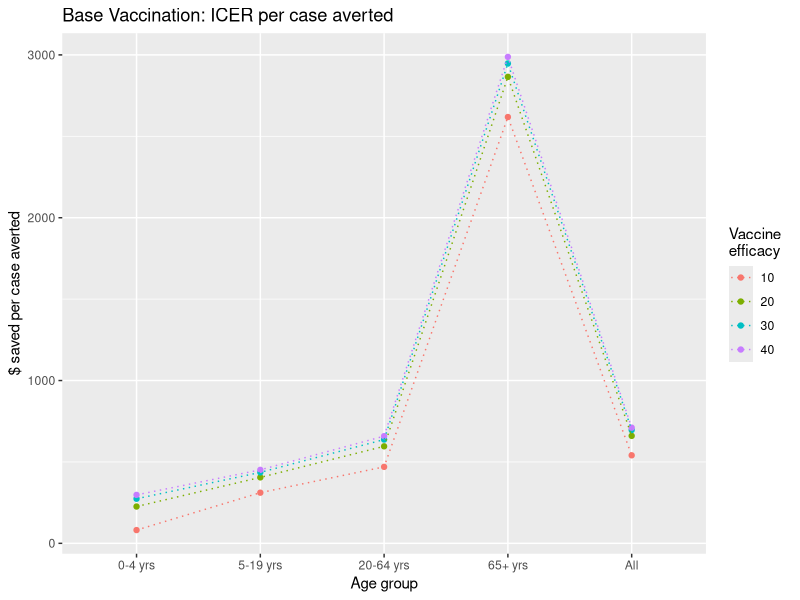
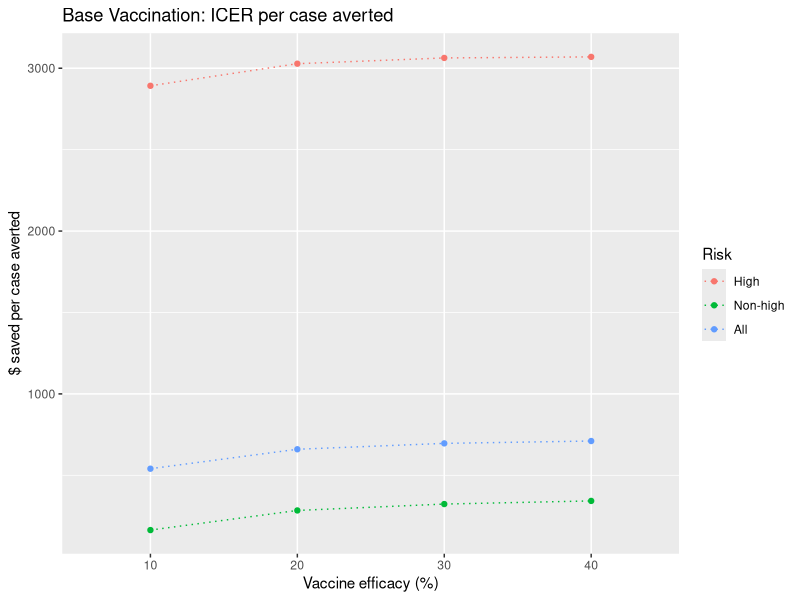
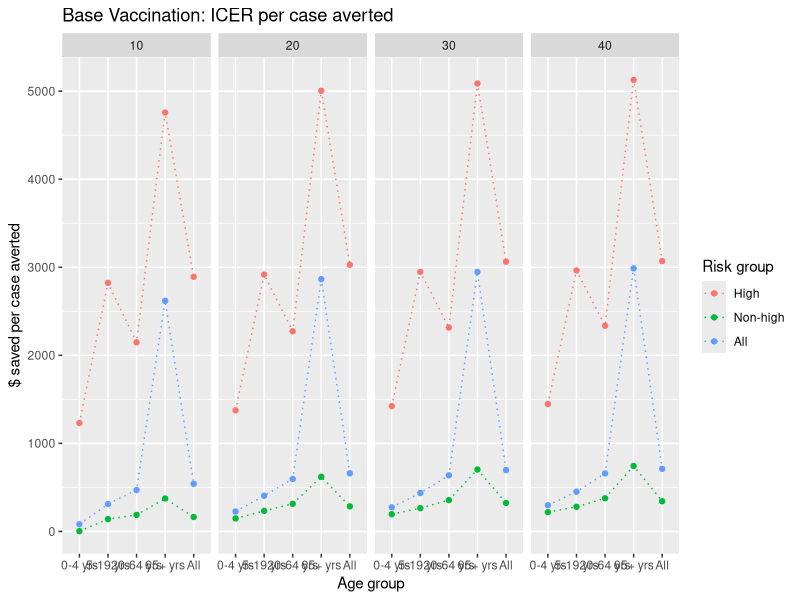
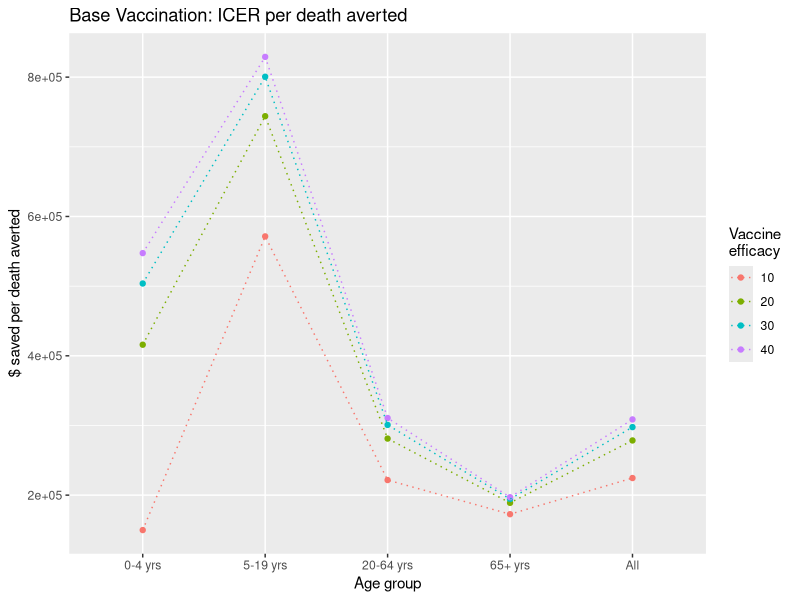
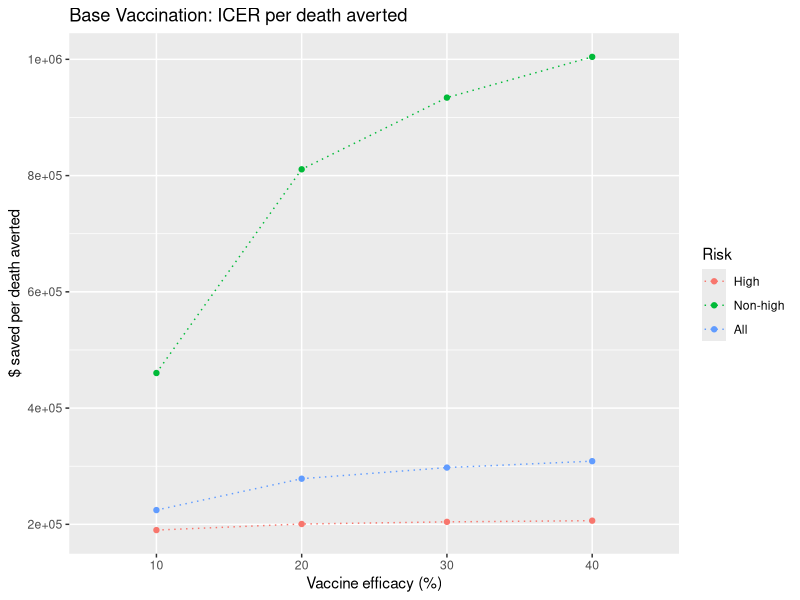
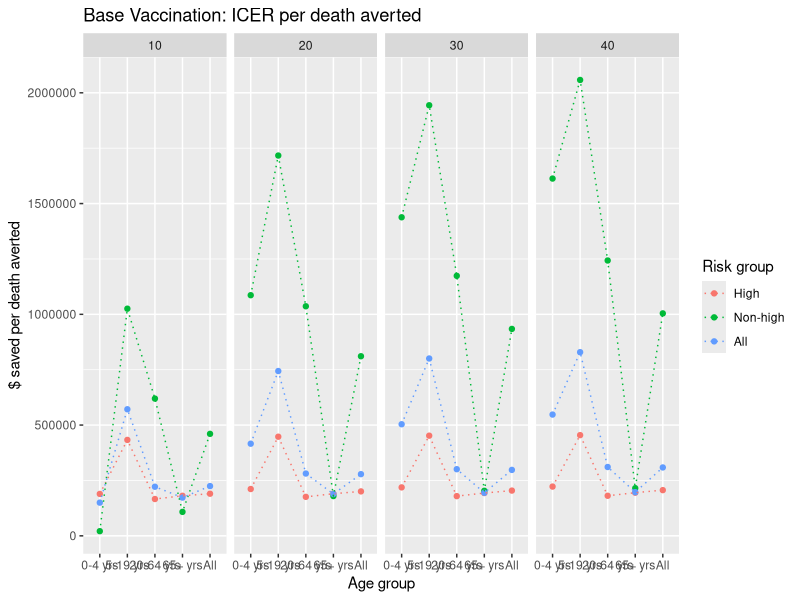
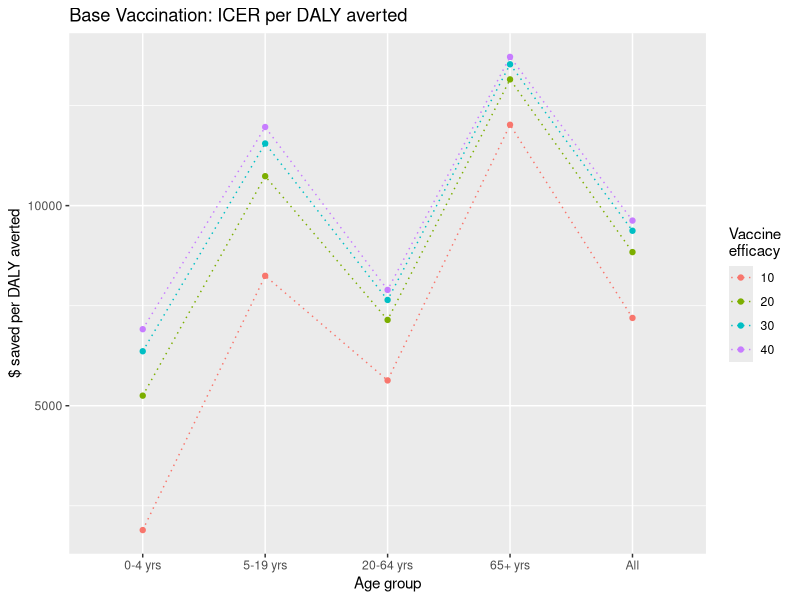
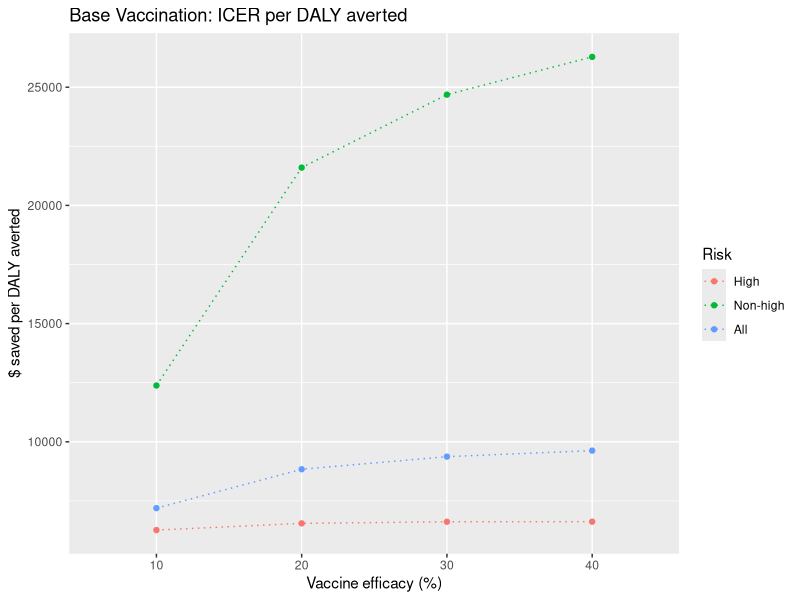

The R script that drew these images, in order:
## ---- chunk 1
knitr::opts_chunk$set(
	echo = TRUE,
	warning = TRUE,
	cache = TRUE,
	tidy = TRUE
)
## ---- chunk 2
rm(list = ls(all.names = TRUE))
library(ggplot2); library(tidyr); library(dplyr)
library(knitr); library(rmarkdown); library(formatR)
## ---- chunk 3
data <- read.csv("df/icer-all.csv", as.is = TRUE)
df <- data[(data$scenario!="base"),]

df$cost.diff.per100k <- as.numeric(df$cost.diff.per100k)
df$cases.averted <- as.numeric(df$cases.averted)
df$cases.averted.per100k <- as.numeric(df$cases.averted.per100k)
df$icer.case.averted <- as.numeric(df$icer.case.averted)
df$deaths.averted <- as.numeric(df$deaths.averted)
df$deaths.averted.per100k <- as.numeric(df$ deaths.averted.per100k)
df$icer.death.averted <- as.numeric(df$icer.death.averted)
df$dalys <- as.numeric(df$dalys)
df$dalys.per100k <- as.numeric(df$dalys.per100k)
df$dalys.averted <- as.numeric(df$dalys.averted)
df$dalys.averted.per100k <- as.numeric(df$dalys.averted.per100k)
df$icer.daly.averted <- as.numeric(df$icer.daly.averted)
## ---- chunk 4
# subset relevant efficacies
df2 <- df[!(df$scenario == 'vaxbase' & df$v.eff %in% c(50, 60)),]
#table(df2$v.eff, useNA = 'always')

df3 <- df2[!(df2$scenario == 'vax70' & df2$v.eff %in% c(30,40)), ]
#table(df3$scenario, df3$v.eff, useNA = 'always')

# factors
df3$age <- factor(df3$age, levels = c("0-4 yrs", "5-19 yrs", "20-64 yrs", "65+ yrs", "All"))
df3$risk <- factor(df3$risk, levels = c("High", "Non-high", "All"))
df3$scenario <- factor(df3$scenario, levels = c("vaxbase", "vax70"))
df3$v.eff <- factor(df3$v.eff)
## ---- chunk 5
# subset scenario
df_base <- df3[(df3$scenario == 'vaxbase'),]
df_vax70 <- df3[(df3$scenario == 'vax70'),]

# age groups
age_df_base <- df_base[(df_base$risk == "All"),]
age_df_vax70 <- df_vax70[(df_vax70$risk == "All"),]

# risk groups
risk_df_base <- df_base[!(df_base$age == 'All'),]
risk_df_vax70 <- df_vax70[!(df_vax70$age == 'All'),]
## ---- chunk 6
ggplot(age_df_base, aes(x = age, y = icer.case.averted, color = v.eff, group = v.eff)) +
  geom_point() + geom_line(linetype = "dotted") + labs(x = "Age group", color = "Vaccine \nefficacy") +
  ylab("$ saved per case averted") + ggtitle("Base Vaccination: ICER per case averted")

ggplot(df_base[(df_base$age=="All"),], aes(x = v.eff, y = icer.case.averted, group = risk, color = risk)) +
  geom_point() + geom_line(linetype = "dotted") + labs(x = "Vaccine efficacy (%)", color = "Risk") +
  ylab("$ saved per case averted") + ggtitle("Base Vaccination: ICER per case averted")

ggplot(df_base, aes(x = age, y = icer.case.averted, group = risk, color = risk)) +
  geom_point() + geom_line(linetype = "dotted") + labs(x = "Age group", color = "Risk group") + 
  ylab("$ saved per case averted") + ggtitle("Base Vaccination: ICER per case averted") + facet_grid(~ v.eff)
## ---- chunk 7
ggplot(age_df_base, aes(x = age, y = icer.death.averted, color = v.eff, group = v.eff)) +
  geom_point() + geom_line(linetype = "dotted") + labs(x = "Age group", color = "Vaccine \nefficacy") + 
  ylab("$ saved per death averted") + ggtitle("Base Vaccination: ICER per death averted")

ggplot(df_base[(df_base$age=="All"),], aes(x = v.eff, y = icer.death.averted, group = risk, color = risk)) +
  geom_point() + geom_line(linetype = "dotted") + labs(x = "Vaccine efficacy (%)", color = "Risk") +
  ylab("$ saved per death averted") + ggtitle("Base Vaccination: ICER per death averted")

ggplot(df_base, aes(x = age, y = icer.death.averted, group = risk, color = risk)) +
  geom_point() + geom_line(linetype = "dotted") + labs(x = "Age group", color = "Risk group") + 
  ylab("$ saved per death averted") + ggtitle("Base Vaccination: ICER per death averted") + facet_grid(~ v.eff)
## ---- chunk 8
ggplot(age_df_base, aes(x = age, y = icer.daly.averted, color = v.eff, group = v.eff)) +
  geom_point() + geom_line(linetype = "dotted") + labs(x = "Age group", color = "Vaccine \nefficacy") + 
  ylab("$ saved per DALY averted") + ggtitle("Base Vaccination: ICER per DALY averted")

ggplot(df_base[(df_base$age=="All"),], aes(x = v.eff, y = icer.daly.averted, group = risk, color = risk)) +
  geom_point() + geom_line(linetype = "dotted") + labs(x = "Vaccine efficacy (%)", color = "Risk") +
  ylab("$ saved per DALY averted") + ggtitle("Base Vaccination: ICER per DALY averted")

ggplot(df_base, aes(x = age, y = icer.daly.averted, group = risk, color = risk)) +
  geom_point() + geom_line(linetype = "dotted") + labs(x = "Age group", color = "Risk group") + 
  ylab("$ saved per DALY averted") + ggtitle("Base Vaccination: ICER per DALY averted") + facet_grid(~ v.eff)
## ---- chunk 9
# age
g1 <- ggplot(age_df_base, aes(x = age, group = v.eff, color = v.eff)) +
  geom_point() + geom_line(linetype = "dotted") + labs(x = "Age group", color = "Vaccine \nefficacy")
# risk
g2 <- ggplot(df_base[(df_base$age=="All"),], aes(x = v.eff, group = risk, color = risk)) +
  geom_point() + geom_line(linetype = "dotted") + labs(x = "Vaccine efficacy", color = "Risk group")

g3 <- ggplot(risk_df_base, aes(x = age, group = risk, color = risk)) +
  geom_point() + geom_line(linetype = "dotted") + labs(x = "Age group", color = "Risk group") +
  facet_grid(~ v.eff)
## ---- chunk 10
# age groups
g1 + aes(y = cases) + labs(y = "Cases", title = "Base Vaccination: Cases")
g1 + aes(y = cases.per100k) + labs(y = "Cases per 100k", title = "Base Vaccination: Cases per 100k")
g1 + aes(y = cases.averted) + labs(y = "Cases averted", title = "Base Vaccination: Cases averted")
g1 + aes(y = cases.averted.per100k) + labs(y = "Cases averted per 100k", title = "Base Vaccination: Cases averted per 100k")

# risk groups
g2 + aes(y = cases) + labs(y = "Cases", title = "Base Vaccination: Cases")
g2 + aes(y = cases.per100k) + labs(y = "Cases per 100k", title = "Base Vaccination: Cases per 100k")
g2 + aes(y = cases.averted) + labs(y = "Cases averted", title = "Base Vaccination: Cases averted")
g2 + aes(y = cases.averted.per100k) + labs(y = "Cases averted per 100k", title = "Base Vaccination: Cases averted per 100k")

g3 + aes(y = cases) + labs(y = "Cases", title = "Base Vaccination: Cases")
g3 + aes(y = cases.per100k) + labs(y = "Cases per 100k", title = "Base Vaccination: Cases per 100k")
g3 + aes(y = cases.averted) + labs(y = "Cases averted", title = "Base Vaccination: Cases averted")
g3 + aes(y = cases.averted.per100k) + labs(y = "Cases averted per 100k", title = "Base Vaccination: Cases averted per 100k")
## ---- chunk 11
# age groups
g1 + aes(y = deaths) + labs(y = "Deaths", title = "Base Vaccination: Deaths")
g1 + aes(y = deaths.per100k) + labs(y = "Deaths per 100k", title = "Base Vaccination: Deaths per 100k")
g1 + aes(y = deaths.averted) + labs(y = "Deaths averted", title = "Base Vaccination: Deaths averted")
g1 + aes(y = deaths.averted.per100k) + labs(y = "Deaths averted per 100k", title = "Base Vaccination: Deaths averted per 100k")

# risk groups
g2 + aes(y = deaths) + labs(y = "Deaths", title = "Base Vaccination: Deaths")
g2 + aes(y = deaths.per100k) + labs(y = "Deaths per 100k", title = "Base Vaccination: Deaths per 100k")
g2 + aes(y = deaths.averted) + labs(y = "Deaths averted", title = "Base Vaccination: Deaths averted")
g2 + aes(y = deaths.averted.per100k) + labs(y = "Deaths averted per 100k", title = "Base Vaccination: Deaths averted per 100k")

g3 + aes(y = deaths) + labs(y = "Deaths", title = "Base Vaccination: Deaths")
g3 + aes(y = deaths.per100k) + labs(y = "Deaths per 100k", title = "Base Vaccination: Deaths per 100k")
g3 + aes(y = deaths.averted) + labs(y = "Deaths averted", title = "Base Vaccination: Deaths averted")
g3 + aes(y = deaths.averted.per100k) + labs(y = "Deaths averted per 100k", title = "Base Vaccination: Deaths averted per 100k")
## ---- chunk 12
# age groups
g1 + aes(y = dalys) + labs(y = "DALYs", title = "Base Vaccination: DALYs")
g1 + aes(y = dalys.per100k) + labs(y = "DALYs per 100k", title = "Base Vaccination: DALYs per 100k")
g1 + aes(y = dalys.averted) + labs(y = "DALYs averted", title = "Base Vaccination: DALYs averted")
g1 + aes(y = dalys.averted.per100k) + labs(y = "DALYs averted per 100k", title = "Base Vaccination: DALYs averted per 100k")
# risk groups
g2 + aes(y = dalys) + labs(y = "DALYs", title = "Base Vaccination: DALYs")
g2 + aes(y = dalys.per100k) + labs(y = "DALYs per 100k", title = "Base Vaccination: DALYs per 100k")
g2 + aes(y = dalys.averted) + labs(y = "DALYs averted", title = "Base Vaccination: DALYs averted")
g2 + aes(y = dalys.averted.per100k) + labs(y = "DALYs averted per 100k", title = "Base Vaccination: DALYs averted per 100k")

g3 + aes(y = dalys) + labs(y = "DALYs", title = "Base Vaccination: DALYs")
g3 + aes(y = dalys.per100k) + labs(y = "DALYs per 100k", title = "Base Vaccination: DALYs per 100k")
g3 + aes(y = dalys.averted) + labs(y = "DALYs averted", title = "Base Vaccination: DALYs averted")
g3 + aes(y = dalys.averted.per100k) + labs(y = "DALYs averted per 100k", title = "Base Vaccination: DALYs averted per 100k")
## ---- chunk 13
g4 <- ggplot(df_base, aes(x = dalys.averted.per100k, y = cost.diff.per100k)) +
  labs(x = "DALYs averted per 100K", y = "Cost saved per 100K", title = "Base Vaccination: Cost saved vs. DALYs averted")

g4 + aes(color = risk, group = risk) + geom_point() + facet_grid(v.eff ~ age)

g4 + aes(color = age, group = age) + geom_point() + facet_grid(v.eff ~ risk)
## ---- chunk 14
g <- ggplot(df_vax70[(df_vax70$age=="All"),], aes(x = v.eff, color = risk, group = risk))
t1 <- labs(y = "$ saved per case averted", title = "70% Vaccination: ICER per case averted")
t2 <- labs(y = "$ saved per death averted", title = "70% Vaccination: ICER per death averted")
t3 <- labs(y = "$ saved per DALY averted", title = "70% Vaccination: ICER per DALY averted")

ggplot(age_df_vax70, aes(x = age, y = icer.case.averted, color = v.eff, group = v.eff)) +
  geom_point() + geom_line(linetype = "dotted") + 
  labs(x = "Age group", color = "Vaccine \nefficacy") + t1

g + aes(y = icer.case.averted) + geom_point() + geom_line(linetype = "dotted") +
  t1 + labs(x = "Vaccine efficacy (%)", color = "Risk group")

ggplot(df_vax70, aes(x = age, y = icer.case.averted, group = risk, color = risk)) +
  geom_point() + geom_line(linetype = "dotted") + labs(color = "Risk group") + 
  ylab("$ saved per case averted") + ggtitle("70% Vaccination: ICER per case averted") + facet_grid(~ v.eff)
## ---- chunk 15
ggplot(age_df_vax70, aes(x = age, y = icer.death.averted, color = v.eff, group = v.eff)) +
  geom_point() + geom_line(linetype = "dotted") + 
  labs(x = "Age group", color = "Vaccine \nefficacy") + t2

g + aes(y = icer.death.averted) + geom_point() + geom_line(linetype = "dotted") +
  t2 + labs(x = "Vaccine efficacy (%)", color = "Risk group")

ggplot(df_vax70, aes(x = age, y = icer.death.averted, group = risk, color = risk)) +
  geom_point() + geom_line(linetype = "dotted") + labs(color = "Risk group") + 
  ylab("$ saved per death averted") + ggtitle("70% Vaccination: ICER per death averted") + facet_grid(~ v.eff)
## ---- chunk 16
ggplot(age_df_vax70, aes(x = age, y = icer.daly.averted, color = v.eff, group = v.eff)) +
  geom_point() + geom_line(linetype = "dotted") +
  labs(x = "Age group", color = "Vaccine \nefficacy") + t3

g + aes(y = icer.daly.averted) + geom_point() + geom_line(linetype = "dotted") +
  t3 + labs(x = "Vaccine efficacy (%)", color = "Risk group")

ggplot(df_vax70, aes(x = age, y = icer.daly.averted, group = risk, color = risk)) +
  geom_point() + geom_line(linetype = "dotted") + labs(color = "Risk group") + 
  ylab("$ saved per DALY averted") + ggtitle("70% Vaccination: ICER per DALY averted") + facet_grid(~ v.eff)
## ---- chunk 17
# age
h1 <- ggplot(age_df_vax70, aes(x = age, group = v.eff, color = v.eff)) +
  geom_point() + geom_line(linetype = "dotted") + labs(x = "Age group", color = "Vaccine \nefficacy")
# risk
h2 <- ggplot(df_vax70[(df_vax70$age=="All"),], aes(x = v.eff, group = risk, color = risk)) +
  geom_point() + geom_line(linetype = "dotted") + labs(x = "Vaccine efficacy", color = "Risk group")

h3 <- ggplot(risk_df_vax70, aes(x = age, group = risk, color = risk)) +
  geom_point() + geom_line(linetype = "dotted") + labs(x = "Age group", color = "Risk group") +
  facet_grid(~ v.eff)
## ---- chunk 18
# age groups
h1 + aes(y = cases) + labs(y = "Cases", title = "70% Vaccination: Cases")
h1 + aes(y = cases.per100k) + labs(y = "Cases per 100k", title = "70% Vaccination: Cases per 100k")
h1 + aes(y = cases.averted) + labs(y = "Cases averted", title = "70% Vaccination: Cases averted")
h1 + aes(y = cases.averted.per100k) + labs(y = "Cases averted per 100k", title = "70% Vaccination: Cases averted per 100k")

# risk groups
h2 + aes(y = cases) + labs(y = "Cases", title = "70% Vaccination: Cases")
h2 + aes(y = cases.per100k) + labs(y = "Cases per 100k", title = "70% Vaccination: Cases per 100k")
h2 + aes(y = cases.averted) + labs(y = "Cases averted", title = "70% Vaccination: Cases averted")
h2 + aes(y = cases.averted.per100k) + labs(y = "Cases averted per 100k", title = "70% Vaccination: Cases averted per 100k")

h3 + aes(y = cases) + labs(y = "Cases", title = "70% Vaccination: Cases")
h3 + aes(y = cases.per100k) + labs(y = "Cases per 100k", title = "70% Vaccination: Cases per 100k")
h3 + aes(y = cases.averted) + labs(y = "Cases averted", title = "70% Vaccination: Cases averted")
h3 + aes(y = cases.averted.per100k) + labs(y = "Cases averted per 100k", title = "70% Vaccination: Cases averted per 100k")
## ---- chunk 19
# age groups
h1 + aes(y = deaths) + labs(y = "Deaths", title = "70% Vaccination: Deaths")
h1 + aes(y = deaths.per100k) + labs(y = "Deaths per 100k", title = "70% Vaccination: Deaths per 100k")
h1 + aes(y = deaths.averted) + labs(y = "Deaths averted", title = "70% Vaccination: Deaths averted")
h1 + aes(y = deaths.averted.per100k) + labs(y = "Deaths averted per 100k", title = "70% Vaccination: Deaths averted per 100k")

# risk groups
h2 + aes(y = deaths) + labs(y = "Deaths", title = "70% Vaccination: Deaths")
h2 + aes(y = deaths.per100k) + labs(y = "Deaths per 100k", title = "70% Vaccination: Deaths per 100k")
h2 + aes(y = deaths.averted) + labs(y = "Deaths averted", title = "70% Vaccination: Deaths averted")
h2 + aes(y = deaths.averted.per100k) + labs(y = "Deaths averted per 100k", title = "70% Vaccination: Deaths averted per 100k")

h3 + aes(y = deaths) + labs(y = "Deaths", title = "70% Vaccination: Deaths")
h3 + aes(y = deaths.per100k) + labs(y = "Deaths per 100k", title = "70% Vaccination: Deaths per 100k")
h3 + aes(y = deaths.averted) + labs(y = "Deaths averted", title = "70% Vaccination: Deaths averted")
h3 + aes(y = deaths.averted.per100k) + labs(y = "Deaths averted per 100k", title = "70% Vaccination: Deaths averted per 100k")
## ---- chunk 20
# age groups
h1 + aes(y = dalys) + labs(y = "DALYs", title = "70% Vaccination: DALYs")
h1 + aes(y = dalys.per100k) + labs(y = "DALYs per 100k", title = "70% Vaccination: DALYs per 100k")
h1 + aes(y = dalys.averted) + labs(y = "DALYs averted", title = "70% Vaccination: DALYs averted")
h1 + aes(y = dalys.averted.per100k) + labs(y = "DALYs averted per 100k", title = "70% Vaccination: DALYs averted per 100k")
# risk groups
h2 + aes(y = dalys) + labs(y = "DALYs", title = "70% Vaccination: DALYs")
h2 + aes(y = dalys.per100k) + labs(y = "DALYs per 100k", title = "70% Vaccination: DALYs per 100k")
h2 + aes(y = dalys.averted) + labs(y = "DALYs averted", title = "70% Vaccination: DALYs averted")
h2 + aes(y = dalys.averted.per100k) + labs(y = "DALYs averted per 100k", title = "70% Vaccination: DALYs averted per 100k")

h3 + aes(y = dalys) + labs(y = "DALYs", title = "70% Vaccination: DALYs")
h3 + aes(y = dalys.per100k) + labs(y = "DALYs per 100k", title = "70% Vaccination: DALYs per 100k")
h3 + aes(y = dalys.averted) + labs(y = "DALYs averted", title = "70% Vaccination: DALYs averted")
h3 + aes(y = dalys.averted.per100k) + labs(y = "DALYs averted per 100k", title = "70% Vaccination: DALYs averted per 100k")
## ---- chunk 21
h4 <- ggplot(df_vax70, aes(x = dalys.averted.per100k, y = cost.diff.per100k)) +
  labs(x = "DALYs averted per 100K", y = "Cost saved per 100K", title = "70% Vaccination: Cost saved vs. DALYs averted")

h4 + aes(color = risk, group = risk) + geom_point() + facet_grid(v.eff ~ age)

h4 + aes(color = age, group = age) + geom_point() + facet_grid(v.eff ~ risk)
